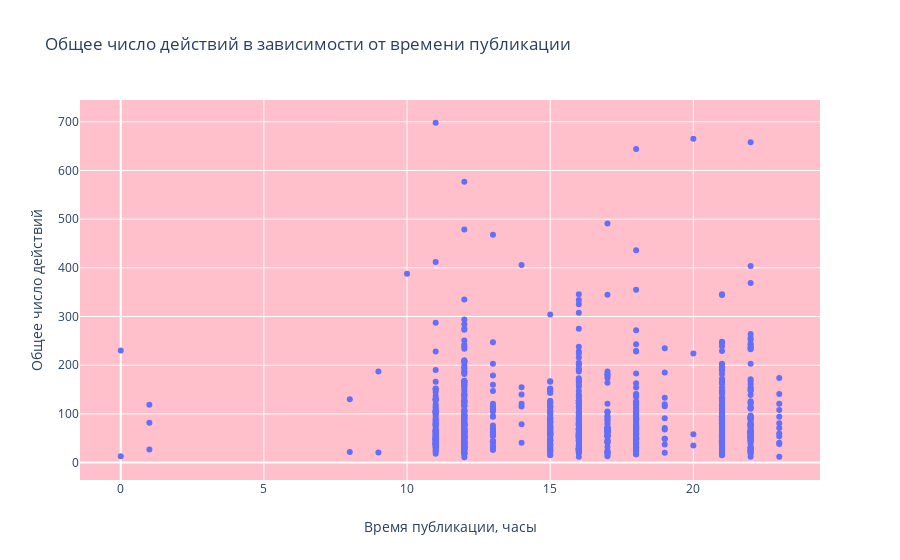

Notebook cell for this chart:
### Code cell
data = [go.Scatter(
        x = df_titles.Time, 
        y = df_titles.total_actions,
        mode = 'markers'
    )]

layout = go.Layout(
        title = 'Общее число действий в зависимости от времени публикации',
        xaxis = dict(title = 'Время публикации, часы'),
        yaxis = dict(title = 'Общее число действий'),
        plot_bgcolor='pink'
        
)

fig = go.Figure(data = data, layout = layout) #объединяет дату и лэйаут 
###  дата будет списком. квадратные скобки, то что может быть несколько графиков
pyo.iplot(fig, filename= 'scatter.html') ###добавляем букву i, чтобы график отображался в тетрадке

### Figure 1 — Plotly figure (JSON) as saved in the notebook; plotly's stock layout.template omitted (floating-point values rounded to 4 significant figures; data arrays with more than 128 entries replaced by an {"elided": "..."} marker saying what was removed)
{"data": [{"mode": "markers", "type": "scatter", "x": {"elided": "827 str values"}, "y": {"elided": "827 int values"}}], "layout": {"plot_bgcolor": "pink", "title": {"text": "Общее число действий в зависимости от времени публикации"}, "xaxis": {"title": {"text": "Время публикации, часы"}}, "yaxis": {"title": {"text": "Общее число действий"}}}}
